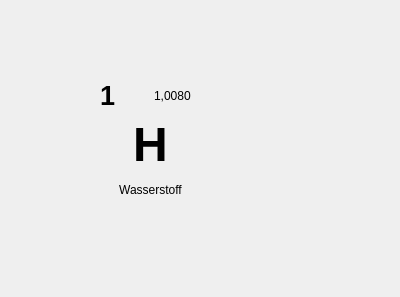
<?xml version="1.0" encoding="UTF-8"?>
<ui version="4.0">
 <class>Form</class>
 <widget class="QWidget" name="Form">
  <property name="geometry">
   <rect>
    <x>0</x>
    <y>0</y>
    <width>400</width>
    <height>297</height>
   </rect>
  </property>
  <property name="windowTitle">
   <string>Form</string>
  </property>
  <widget class="QWidget" name="gridLayoutWidget">
   <property name="geometry">
    <rect>
     <x>100</x>
     <y>80</y>
     <width>101</width>
     <height>121</height>
    </rect>
   </property>
   <layout class="QGridLayout" name="gridLayout">
    <item row="1" column="0">
     <widget class="QLabel" name="ordinalNumber">
      <property name="font">
       <font>
        <pointsize>20</pointsize>
        <weight>75</weight>
        <bold>true</bold>
       </font>
      </property>
      <property name="text">
       <string>1</string>
      </property>
      <property name="alignment">
       <set>Qt::AlignLeading|Qt::AlignLeft|Qt::AlignTop</set>
      </property>
     </widget>
    </item>
    <item row="1" column="1">
     <widget class="QLabel" name="atomicMass">
      <property name="text">
       <string>1,0080</string>
      </property>
     </widget>
    </item>
    <item row="2" column="0" colspan="2">
     <widget class="QLabel" name="symbol">
      <property name="font">
       <font>
        <pointsize>36</pointsize>
        <weight>75</weight>
        <bold>true</bold>
       </font>
      </property>
      <property name="text">
       <string>H</string>
      </property>
      <property name="alignment">
       <set>Qt::AlignCenter</set>
      </property>
     </widget>
    </item>
    <item row="3" column="0" colspan="2">
     <widget class="QLabel" name="fullName">
      <property name="text">
       <string>Wasserstoff</string>
      </property>
      <property name="alignment">
       <set>Qt::AlignCenter</set>
      </property>
     </widget>
    </item>
   </layout>
  </widget>
 </widget>
 <resources/>
 <connections/>
</ui>
